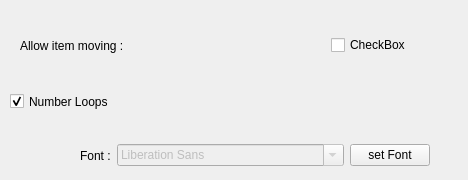
      <widget class="QWidget" name="page_4">
       <widget class="QWidget" name="horizontalLayoutWidget_11">
        <property name="geometry">
         <rect>
          <x>20</x>
          <y>30</y>
          <width>391</width>
          <height>31</height>
         </rect>
        </property>
        <layout class="QHBoxLayout" name="horizontalLayout_18">
         <item>
          <widget class="QLabel" name="label_18">
           <property name="text">
            <string>Allow item moving :</string>
           </property>
           <property name="buddy">
            <cstring>checkBox_2</cstring>
           </property>
          </widget>
         </item>
         <item>
          <spacer name="horizontalSpacer_9">
           <property name="orientation">
            <enum>Qt::Horizontal</enum>
           </property>
           <property name="sizeHint" stdset="0">
            <size>
             <width>40</width>
             <height>20</height>
            </size>
           </property>
          </spacer>
         </item>
         <item>
          <widget class="QCheckBox" name="checkBox_2">
           <property name="text">
            <string>CheckBox</string>
           </property>
          </widget>
         </item>
        </layout>
       </widget>
       <widget class="QCheckBox" name="InnerTextCHK_2">
        <property name="geometry">
         <rect>
          <x>10</x>
          <y>90</y>
          <width>449</width>
          <height>23</height>
         </rect>
        </property>
        <property name="text">
         <string>Number Loops</string>
        </property>
        <property name="checked">
         <bool>true</bool>
        </property>
       </widget>
       <widget class="QWidget" name="layoutWidget_4">
        <property name="geometry">
         <rect>
          <x>80</x>
          <y>140</y>
          <width>350</width>
          <height>31</height>
         </rect>
        </property>
        <layout class="QHBoxLayout" name="horizontalLayout_4">
         <item>
          <widget class="QLabel" name="label_6">
           <property name="text">
            <string>Font :</string>
           </property>
           <property name="buddy">
            <cstring>fontCB</cstring>
           </property>
          </widget>
         </item>
         <item>
          <widget class="QFontComboBox" name="fontCB">
           <property name="enabled">
            <bool>false</bool>
           </property>
           <property name="editable">
            <bool>true</bool>
           </property>
          </widget>
         </item>
         <item>
          <widget class="QPushButton" name="setTextPB">
           <property name="text">
            <string>set Font</string>
           </property>
          </widget>
         </item>
        </layout>
       </widget>
      </widget>
